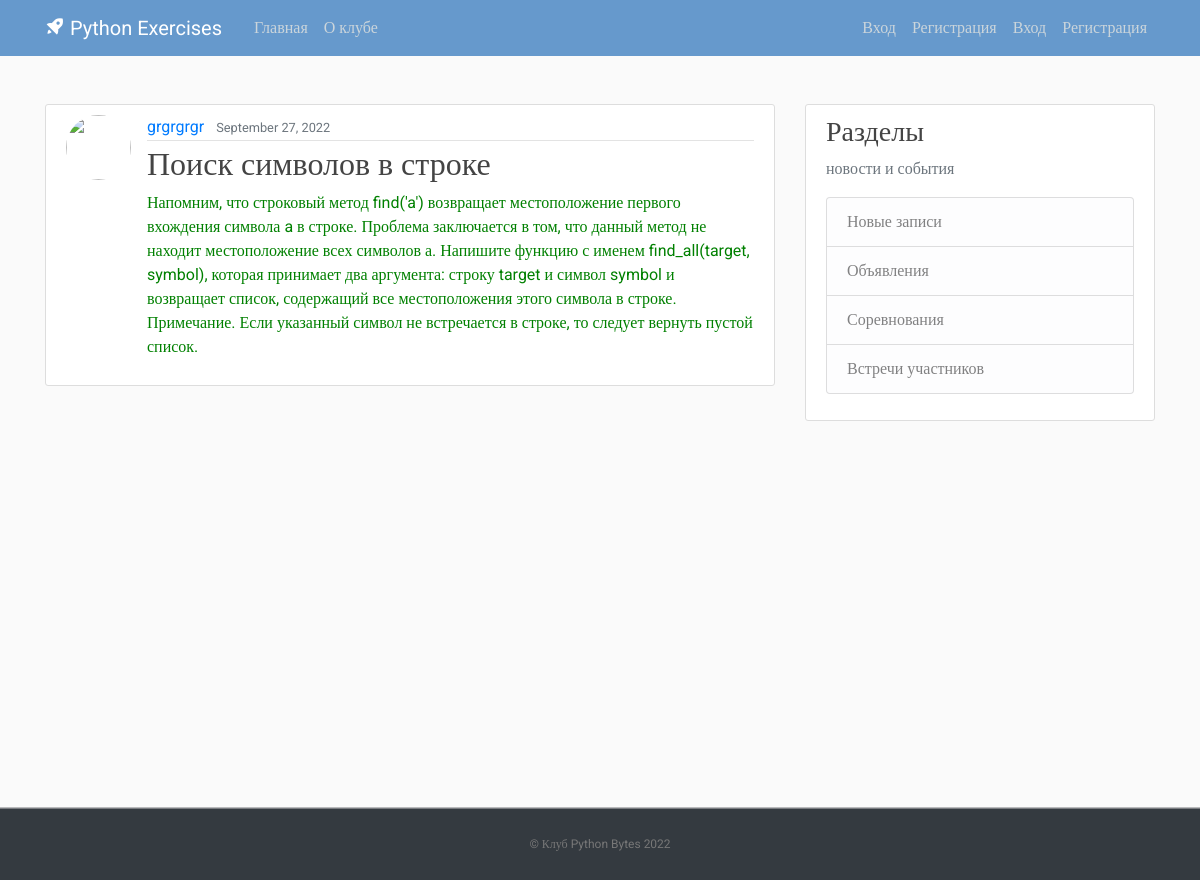
/post/21/, run on the app's committed database.
### ToDo/models.py (models this page shows, shortened)
class Post(models.Model):
    title = models.CharField(max_length=100)
    content = models.TextField()
    date_posted = models.DateTimeField(default=timezone.now)
    author = models.ForeignKey(User, on_delete=models.CASCADE)

### ToDo/views.py (the view)
# urls.py: path('post/<int:pk>/', PostDetailView.as_view(), name='post-detail'),
class PostDetailView(DetailView):
    model = Post

### templates/ToDo/post_detail.html (shortened to what this page needs)
{% extends "ToDo/base.html" %}
{% block content %}
  <article class="media content-section">
    <img class="rounded-circle article-img" src="{{ object.author.profile.image.url }}">
    <div class="media-body">
      <div class="article-metadata">
        <a class="mr-2" href="#">{{ object.author }}</a>
        <small class="text-muted">{{ object.date_posted|date:"F d, Y" }}</small>
      </div>
      <h2 class="article-title">{{ object.title }}</h2>
      <p class="article-content">{{ object.content }}</p>
    </div>
  </article>
{% endblock content %}

### static/ToDo/main.css (style rules this page uses)
body, html { width:100%; height:100% }
body { margin:0; padding:0; background: #fafafa; color: green; margin-top: 5rem; font-family:Roboto; }
h1, h2, h3, h4, h5, h6 { color: #444444; }
.content-section { background: #ffffff; padding: 10px 20px; border: 1px solid #dddddd; border-radius: 3px; margin-bottom: 20px; }
.article-title { color: #444444; }
.article-content { white-space: pre-line; }
.article-img { height: 65px; width: 65px; margin-right: 16px; }
.article-metadata { padding-bottom: 1px; margin-bottom: 4px; border-bottom: 1px solid #e3e3e3 }

### data on the page
Post: author "grgrgrgr", date_posted "September 27, 2022", title "Поиск символов в строке", content "Напомним, что строковый метод find('a') возвращает местоположение первого вхождения символа a в строке. Проблема заключается в том, что данный метод не находит местоположение всех символов а. Напишите функцию с именем find_all(target, symbol), которая принимает два аргумента: строку target и символ symbol и возвращает список, содержащий все местоположения этого символа в строке. Примечание. Если указанный символ не встречается в строке, то следует вернуть пустой список."
